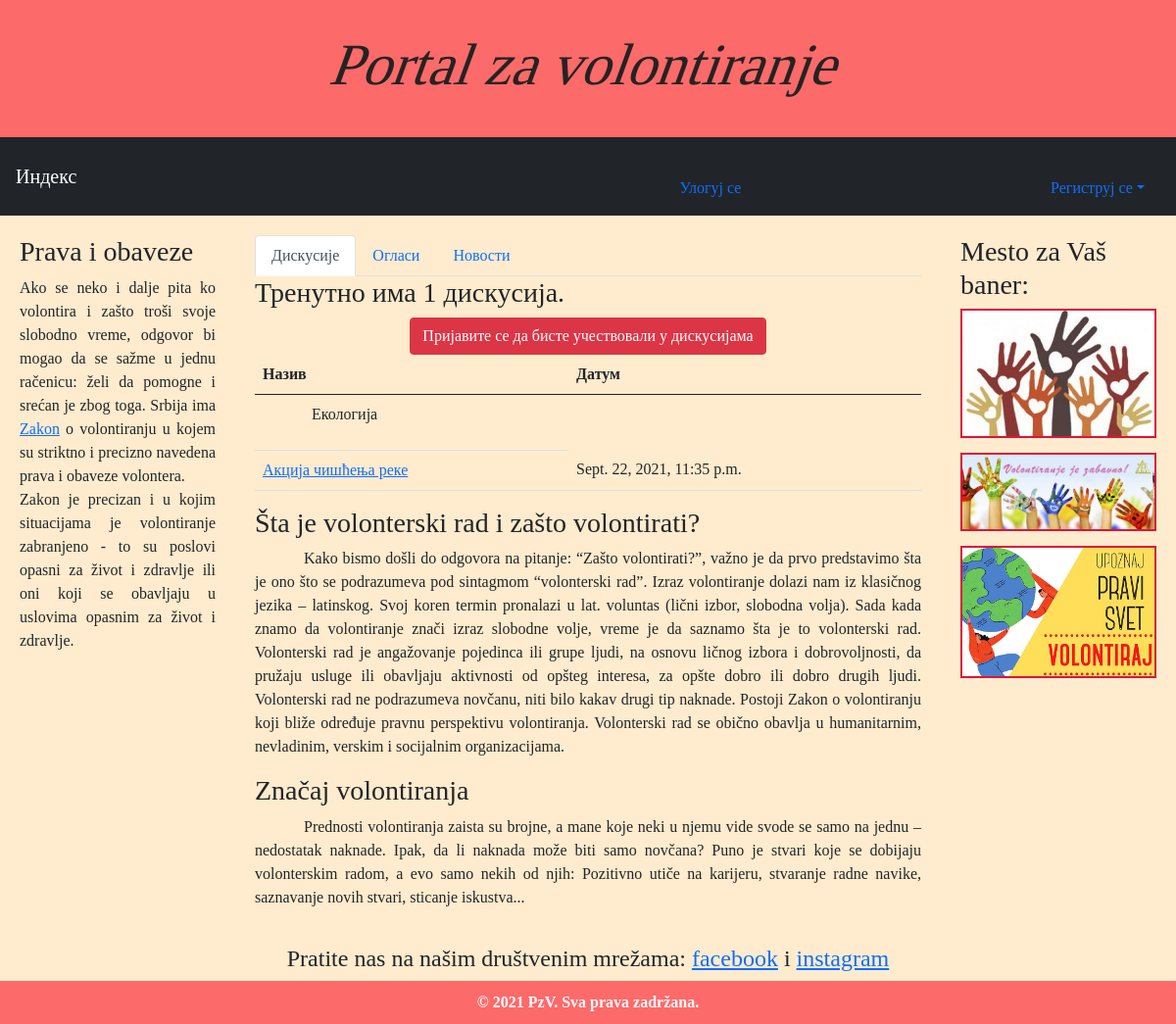
The page / on the database its author committed.
### forum/models.py (models this page shows)
class Diskusija(models.Model):
    naziv = models.CharField(max_length=100, unique=True)
    tekst = models.TextField()
    datum = models.DateTimeField(auto_now_add=True)
    V = (
        (1, 'Сви'),
        (2, 'Волонтери'),
        (3, 'Волонтери истих интересовања')
    )
    vidljivost = models.PositiveSmallIntegerField(default=1, choices=V)
    VZO = (
        (1, 'Сви'),
        (2, 'Волонтери'),
    )
    vidljivost_za_org = models.PositiveSmallIntegerField(default=1, choices=VZO)
    kategorija = models.ForeignKey(Kategorija_diskusije, on_delete=models.CASCADE)
    autor = models.ForeignKey(User, on_delete=models.SET_NULL, null=True, blank=True)

class Kategorija_diskusije(models.Model):
    naziv = models.CharField(max_length=100)
    def __str__(self):
        return self.naziv

### account/views.py (the view)
# urls.py: path('', views.index_view, name='index'),
def index_view(request):
    if request.user.is_authenticated:
        if request.user.is_staff:
            diskusije = Diskusija.objects.all()
            oglasi = Oglas.objects.all()
            context = {
                'diskusije': diskusije,
                'oglasi': oglasi
            }
            return render(request, 'index.html', context)
        else:
            if request.user.first_name:
                diskusije = Diskusija.objects.filter(
                            Q(vidljivost=1) | Q(vidljivost=2) | Q(autor=request.user)
                )
                oglasi = Oglas.objects.all()
                context = {
                    'diskusije': diskusije,
                    'oglasi': oglasi
                }
                return render(request, 'index.html', context)
            else:
                diskusije = Diskusija.objects.filter(Q(vidljivost=1) | Q(vidljivost_za_org=1) | Q(autor=request.user))
                oglasi = Oglas.objects.all()
                context = {
                    'diskusije': diskusije,
                    'oglasi': oglasi
                }
                return render(request, 'index.html', context)
    else:
        diskusije = Diskusija.objects.filter(vidljivost=1)
        oglasi = Oglas.objects.filter(vidljivost=1)
        context = {
            'diskusije': diskusije,
            'oglasi': oglasi
        }
        return render(request, 'index.html', context)

### templates/index.html (shortened to what this page needs)
{% extends "Portal_Za_Volontiranje.html" %}
{% block body %}
<div class="row">
    <div>
        <ul class="nav nav-tabs" id="myTab" role="tablist">
            <li class="nav-item" role="presentation">
                <button class="nav-link active" id="home-tab" data-bs-toggle="tab" data-bs-target="#home" type="button"
                        role="tab" aria-controls="home" aria-selected="true">Дискусије
                </button>
            </li>
            <li class="nav-item" role="presentation">
                <button class="nav-link" id="profile-tab" data-bs-toggle="tab" data-bs-target="#profile" type="button"
                        role="tab" aria-controls="profile" aria-selected="false">Огласи
                </button>
            </li>
            <li class="nav-item" role="presentation">
                <button class="nav-link" id="contact-tab" data-bs-toggle="tab" data-bs-target="#contact" type="button"
                        role="tab" aria-controls="contact" aria-selected="false">Новости
                </button>
            </li>
        </ul>
        <div class="tab-content" id="myTabContent">
            <div class="tab-pane fade show active" id="home" role="tabpanel" aria-labelledby="home-tab">
                <div class="col">
                    <h3>Тренутно има {{ diskusije.count }} дискусија.</h3>
                </div>
                {% if not user.is_authenticated %}
                <div>
                    <center><a class="btn-danger user btn" href="{% url 'login' %}">Пријавите се да бисте учествовали у дискусијама</a>
                    </center>
                </div>
                {% else %}
                <div>
                    <center><a class="btn-success user btn" href="{% url 'forum:kreiranjeDiskusije' %}">Започни нову дискусију</a>
                    </center>
                </div>
                {% endif %}
                <table class="table">
                    <thead>
                    <tr>
                        <th>Назив</th>
                        <th>Датум</th>
                    </tr>
                    </thead>
                    <tbody>
                    {% for diskusija in diskusije %}
                    <tr>
                        <td>
                            <p>{{ diskusija.kategorija}}</p>
                        </td>
                    </tr>
                    <tr>
                        <td>
                            <a href="{% url 'forum:diskusija' %}?id={{ diskusija.id }}">{{ diskusija.naziv }} </a>
                        </td>
                        <td>
                            {{ diskusija.datum }}
                        </td>
                    </tr>
                    {% endfor %}
                    </tbody>
                </table>
            </div>
        </div>
    </div>
</div>
{% endblock %}

### static/CSS/style.css (style rules this page uses)
body { margin: 0px; font-family: serif; background-color: blanchedalmond; }
* { box-sizing: border-box; }
p { text-align: justify; }
.main p { text-indent: 50px; }

### rows shown on the page
Diskusija: kategorija "Екологија", naziv "Акција чишћења реке", datum "Sept. 22, 2021, 11:35 p.m."

### other values the page prints
{{ diskusije.count }} "1"
